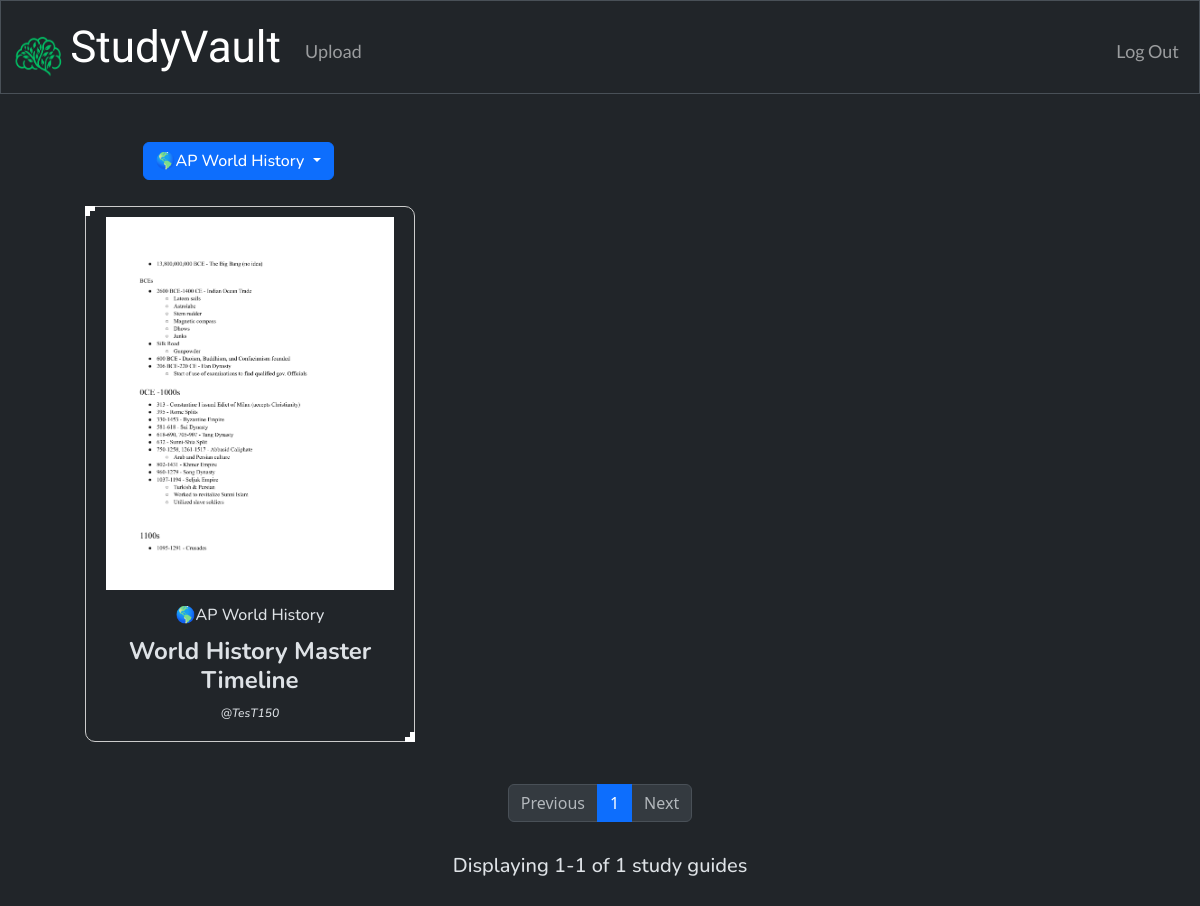
The page /?class_id=2 (signed in) on the database its author committed.
### tables this page shows
CREATE TABLE notes (
    id INTEGER PRIMARY KEY AUTOINCREMENT NOT NULL,
    title TEXT NOT NULL,
    file_path TEXT NOT NULL,
    user_id INTEGER NOT NULL,
    class_id INTEGER NOT NULL, thumbnail_path TEXT,
    FOREIGN KEY(user_id) REFERENCES users(id),
    FOREIGN KEY(class_id) REFERENCES classes(id)
);

CREATE TABLE classes (
    id INTEGER PRIMARY KEY AUTOINCREMENT NOT NULL,
    class_name TEXT NOT NULL
);

CREATE TABLE users (
    id INTEGER PRIMARY KEY AUTOINCREMENT NOT NULL,
    username TEXT NOT NULL,
    hash TEXT NOT NULL
);

### app.py (the view)
@app.route("/", methods=["GET"])
@login_required
def index():
    if request.method == "GET":
        page = request.args.get("page", 1, type=int)  # get the current page from the url parameters
        selected_class = request.args.get("class_id", type=int)
        pdfs_per_page = 6
        classes = db.execute("SELECT id, class_name FROM classes;")
        query = (
            "SELECT notes.title, notes.file_path, users.username, classes.class_name, notes.thumbnail_path "
            "FROM notes JOIN users ON notes.user_id = users.id JOIN classes ON notes.class_id = classes.id"
        )
        if selected_class:
            query += " WHERE classes.id = :class_id"
            query += " ORDER BY notes.id DESC"
            all_notes = db.execute(query, class_id=selected_class)
        else:
            query += " ORDER BY notes.id DESC"
            all_notes = db.execute(query)
        note_count = len(all_notes)
        total_pages = (note_count + pdfs_per_page - 1) // pdfs_per_page
        start = (page - 1) * pdfs_per_page
        end = start + pdfs_per_page
        notes = all_notes[start:end]
        return render_template("index.html", notes=notes, total_pages=total_pages, note_count=note_count, page=page, start=start, end=end, classes=classes, selected_class=selected_class)

### app.py (called while the page is built)
@app.after_request
def after_request(response):
    response.headers["Cache-Control"] = "no-cache, no-store, must-revalidate"
    response.headers["Expires"] = 0
    response.headers["Pragma"] = "no-cache"
    return response

### helpers.py (called while the page is built)
def login_required(f):
    @wraps(f)
    def decorated_function(*args, **kwargs):
        if session.get("user_id") is None:
            return redirect("/login")
        return f(*args, **kwargs)
    return decorated_function

### templates/index.html (shortened to what this page needs)
{% extends "layout.html" %}
{% block main %}
    <div class="container container2">
        <div class="row align-items-center mb-3">
            <div class="col-auto">
                <form method="get" action="/" class="mb-0">
                    <div class="dropdown">
                        <button class="btn btn-primary dropdown-toggle nunito" type="button" id="classDropdown" data-bs-toggle="dropdown" aria-expanded="false">
                            {% if selected_class %}
                                {{ classes | selectattr('id', 'equalto', selected_class) | map(attribute='class_name') | first }}
                            {% else %}
                                Filter by Class
                            {% endif %}
                        </button>
                    </div>
                </form>
            </div>
        </div>
    </div>
     <div class="mx-auto w-auto mb-3 notes">
        {% for note in notes %}
        <div class="note hover-animation" data-file-path="{{ note.file_path }}" onclick="showPDF(this)">
            <img class="thumbnail" src="{{ note.thumbnail_path }}" alt="PDF Image">
            <h3 class="very-mini-margin-top">{{ note.class_name }}</h3>
            <h2 class="text-enlarge">{{ note.title }}</h2>
            <h3 class="text-shrink">@{{ note.username }}</h3>
        </div>
        {% endfor %}
     </div>
    <div class="center mini-margin-top">
        <nav>
            <ul class="pagination justify-content-center mb-0">
                <li class="page-item {% if page == 1 %}disabled{% endif %}">
                    <a class="page-link" href="/?page={{ page - 1 }}{% if selected_class %}&class_id={{ selected_class }}{% endif %}">Previous</a>
                </li>
                {% for p in range(1, total_pages + 1) %}
                    <li class="page-item {% if page == p %}active{% endif %}">
                        <a class="page-link" href="/?page={{ p }}{% if selected_class %}&class_id={{ selected_class }}{% endif %}">{{ p }}</a>
                    </li>
                {% endfor %}
                <li class="page-item {% if page == total_pages %}disabled{% endif %}">
                    <a class="page-link" href="/?page={{ page + 1 }}{% if selected_class %}&class_id={{ selected_class }}{% endif %}">Next</a>
                </li>
            </ul>
        </nav>
    </div>
    <h2 class="mini-margin-top">Displaying {{ start + 1 }}-{{ end if end <= note_count else note_count }} of {{ note_count }} study guides</h2>
{% endblock %}

### static/styles.css (style rules this page uses)
.container { margin-left: auto; margin-right: auto; padding-left: 15px; padding-right: 15px; text-align: center; width: 90%; }
.notes { display: flex; flex-wrap: wrap; }
.note { border: 1px solid #ccc; padding: 10px; margin: 10px; width: calc(33.33% - 20px); box-sizing: border-box; }
.thumbnail { max-width: 100%; height: auto; }
h2 { font-size: 20px; text-align: center; margin-top: 12px; margin-bottom: 12px; font-family: "Nunito", serif; font-optical-sizing: auto; font-weight: 500; font-style: normal; }
h3 { font-size: 16px; text-align: center; margin-top: 10px; margin-bottom: 10px; font-family: "Nunito", serif; font-optical-sizing: auto; font-weight: 500; font-style: normal; }
.center { margin: 0 auto; }
.hover-animation { cursor: pointer; position: relative; padding: 10px 20px; font-size: 28px; border-top-right-radius: 10px; border-bottom-left-radius: 10px; transition: all 1s; }
.hover-animation:after, .hover-animation:before { content: " "; width: 10px; height: 10px; position: absolute; border: 0px solid #f2f2f2; transition: all 1s; }
.hover-animation:after { top: -1px; left: -1px; border-top: 5px solid white; border-left: 5px solid white; }
.hover-animation:before { bottom: -1px; right: -1px; border-bottom: 5px solid white; border-right: 5px solid white; }
.nunito { font-family: "Nunito", serif; font-optical-sizing: auto; font-weight: 500; font-style: normal; }
.btn { font-family: "Nunito", serif; font-optical-sizing: auto; font-weight: 500; font-style: normal; }
.mini-margin-top { margin-top: 4vh; }
.very-mini-margin-top { margin-top: 2vh; }
.text-enlarge { font-size: 24px !important; font-weight: 650 !important; }
.text-shrink { font-size: 12px !important; font-style: italic !important; }

### rows shown on the page
notes: thumbnail_path (picture), class_name "🌎AP World History", title "World History Master Timeline", username "TesT150"

### other values the page prints
{{ p }} "1"
{{ start + 1 }} "1"
{{ end if end <= note_count else note_count }} "1"
{{ note_count }} "1"
